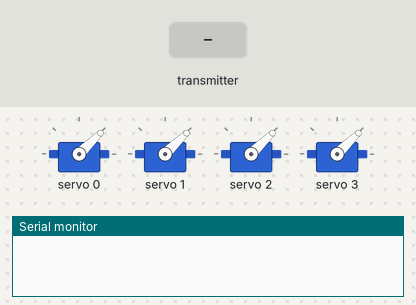
The sketch below on a simulated Arduino Uno, built with avr-gcc and run on an emulated ATmega328P. On the bench: 4 × servo, the last lines printed to the serial monitor. The inputs (shaded band) are chosen by the test bench. No radio packets arrive unless stated.

Above: at 1.2 s.
1.3 s: the transmitter starts sending buffer = 256
At 2.0 s:
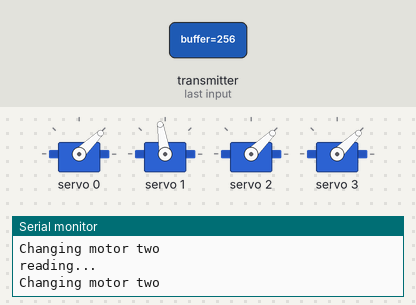
2.8 s: the transmitter starts sending buffer = 512
At 3.2 s:
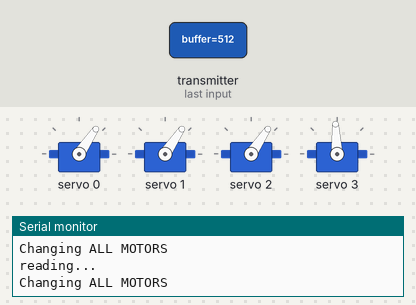
4.3 s: the transmitter starts sending buffer = 1023
At 5.5 s:
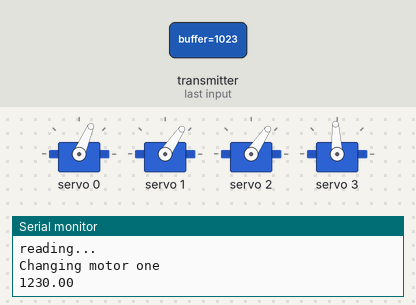
5.8 s: the transmitter starts sending buffer = 256
At 6.6 s:
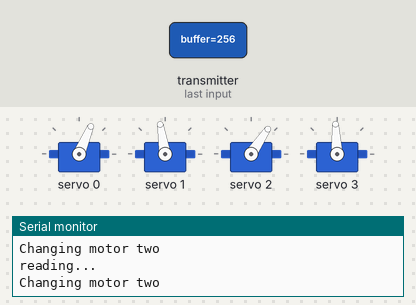
Timing chart, 0 to 8.3 s (numbered marks = the images above; inputs shaded):
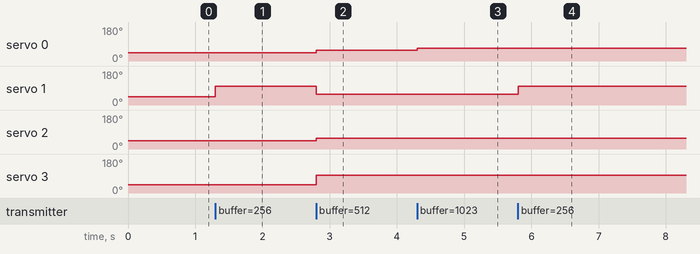

Measured:
- after the input at 1.3 s, servo 1: 44° → 99° at once
- after the input at 2.8 s, servo 0, servo 2: 44° → 56° at once; servo 1: 99° → 56° at once; servo 3: 44° → 93° at once
- after the input at 4.3 s, servo 0: 56° → 67° at once
- after the input at 5.8 s, servo 1: 56° → 99° at once

The sketch:

DroneTester.ino
```cpp
#include <Adafruit_PWMServoDriver.h>
#include <SPI.h>
#include <nRF24L01.h>
#include <RF24.h>
#include <Servo.h>
#include <Wire.h>

#define CE_PIN 9
#define CSN_PIN 10
#define MOTOR_PIN_ONE 6
#define MOTOR_ONE 0
#define MOTOR_TWO 1
#define MOTOR_THREE 2
#define MOTOR_FOUR 3

// BLDC manager init
Adafruit_PWMServoDriver BLDCManager = Adafruit_PWMServoDriver(0x40);


// radio setup
RF24 radio(CE_PIN, CSN_PIN); // CE, CSN
const byte address[6] = "00001";

// Servo Driver init

void setup() {
  BLDCManager.begin();
  BLDCManager.setPWMFreq(50.0f);
  for (int i = 0; i < 4; ++i)
  {
    BLDCManager.writeMicroseconds(i, 1000);
  }
  Serial.begin(9600);
  radio.begin();
  radio.openReadingPipe(0, address);
  radio.setPALevel(RF24_PA_MAX);
  radio.startListening();
}

void loop() {

  if (radio.available()) {
    //char buffer[32] = '';
    Serial.println("reading...");
    int buffer=0;
    radio.read(&buffer, sizeof(buffer));
    int ESC_ID;
    int value;
    if(buffer < 100)
    {
      ESC_ID = floor(buffer/10);
      value = 0;
    }
    else{
      (buffer > 1000 ? ESC_ID = floor(buffer/1000) : ESC_ID = floor(buffer/100));
      (buffer > 1000 ? value = buffer - (ESC_ID*1000) : value = buffer - (ESC_ID*100));
      //Serial.println(String(ESC_ID));

    }


    float inputValue = map(value, 0,100, 1000, 2000);
    float inputAmpedDown = map(value, 0, 100, 1440,2000);

    //Serial.println(buffer);
    switch (ESC_ID){
      case 1:
        Serial.println("Changing motor one");
        Serial.println(String(inputValue));
        BLDCManager.writeMicroseconds(MOTOR_ONE, inputValue);
        break;
      case 2:
        Serial.println("Changing motor two");
        BLDCManager.writeMicroseconds(MOTOR_TWO, inputValue);
        break;
      case 3:
        Serial.println("Changing motor three");
        BLDCManager.writeMicroseconds(MOTOR_THREE, inputValue);
        break;
      case 4:
        Serial.println("Changing motor four");
        BLDCManager.writeMicroseconds(MOTOR_FOUR, inputAmpedDown);
        break;
      case 5:
        Serial.println("Changing ALL MOTORS");
        BLDCManager.writeMicroseconds(MOTOR_ONE, inputValue);
        BLDCManager.writeMicroseconds(MOTOR_TWO, inputValue);
        BLDCManager.writeMicroseconds(MOTOR_THREE, inputValue);
        BLDCManager.writeMicroseconds(MOTOR_FOUR, inputAmpedDown);
        break;
    }
  }
}
```
